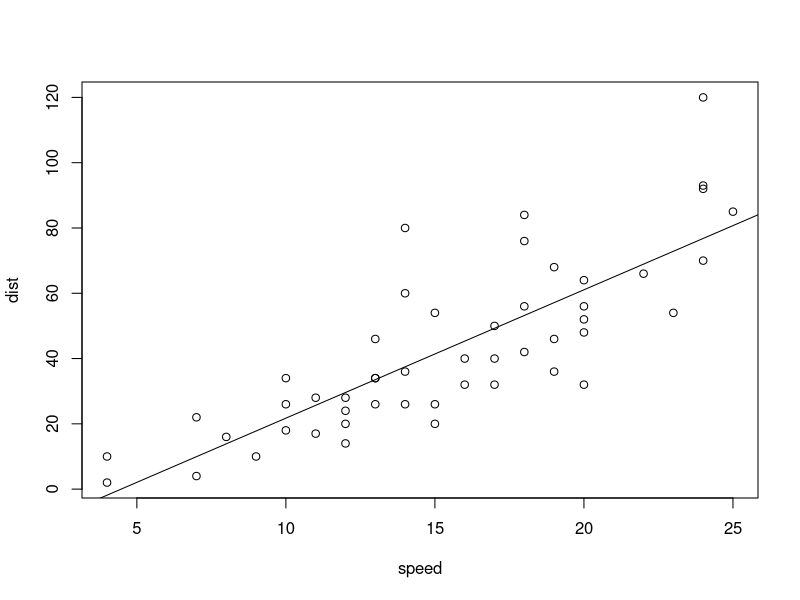
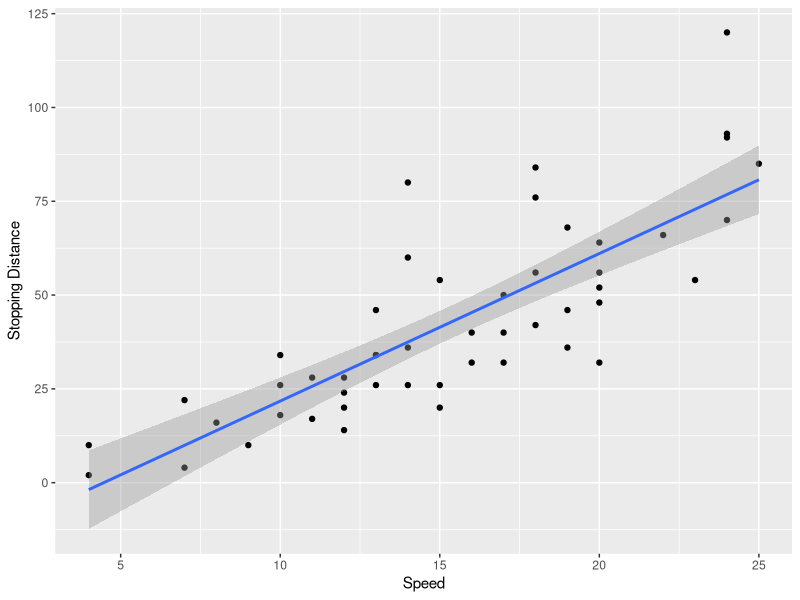

Recreate these plots in R, in order.
## ---- chunk 1
library(tidyverse)
## ---- chunk 2
glimpse(cars)
## ---- chunk 3
model <- lm(data = cars, dist ~ speed)
## ---- chunk 4
plot(cars)
abline(model)
## ---- chunk 5
cars %>% ggplot(aes(x = speed, y = dist)) +
  geom_point() +
  stat_smooth(method = "lm", se = T) +
  xlab('Speed') +
  ylab('Stopping Distance')
## ---- chunk 6
summary(model)
